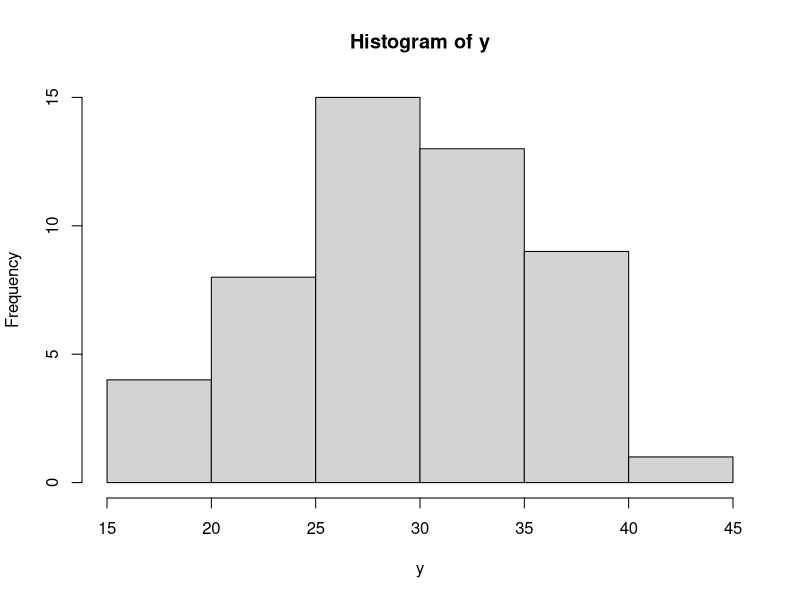
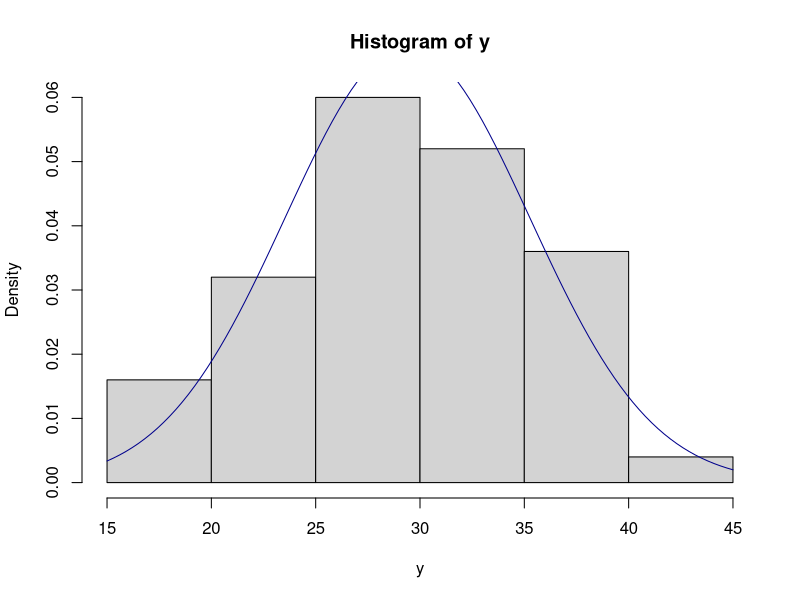
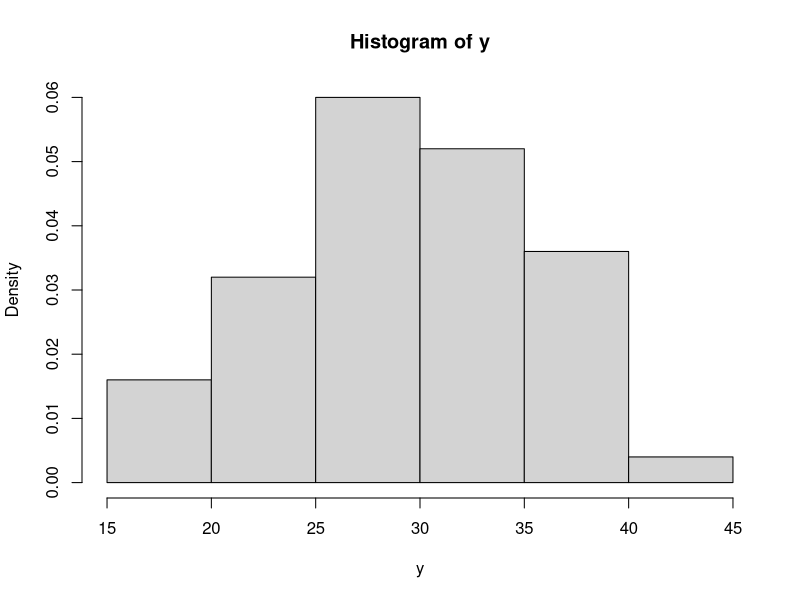
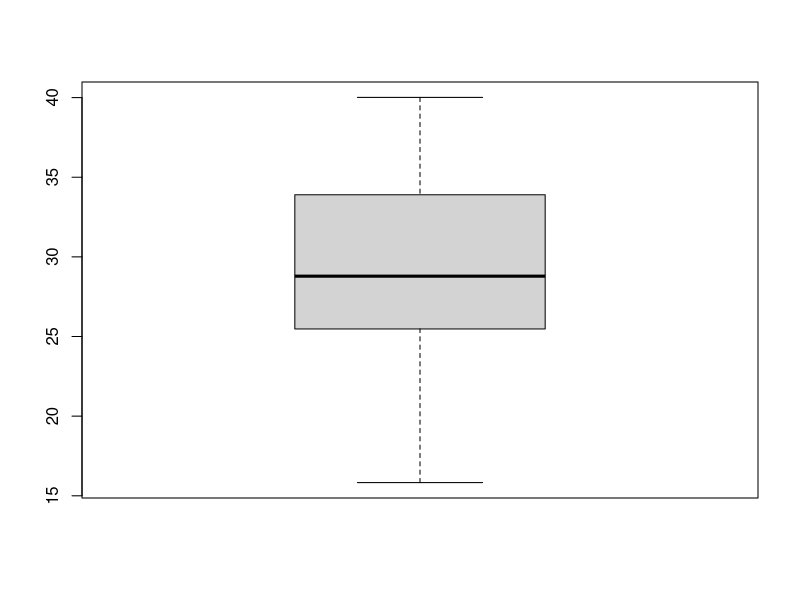
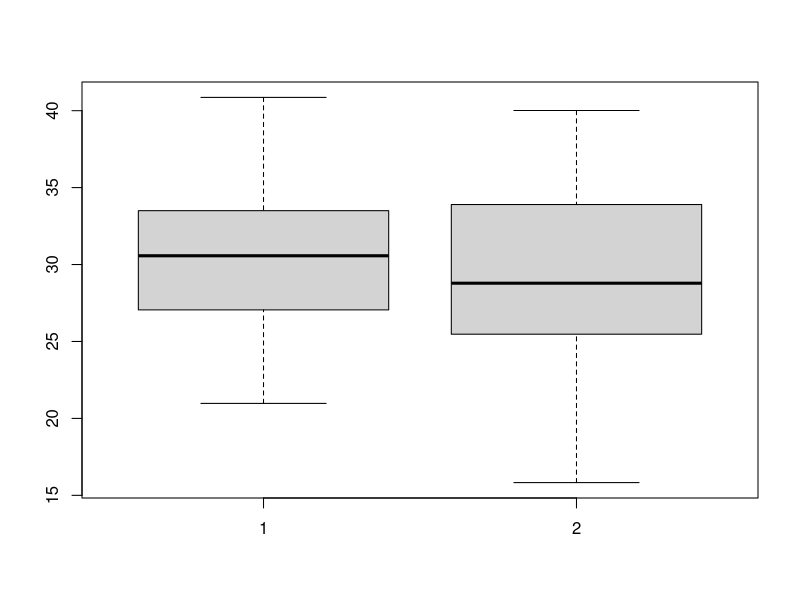
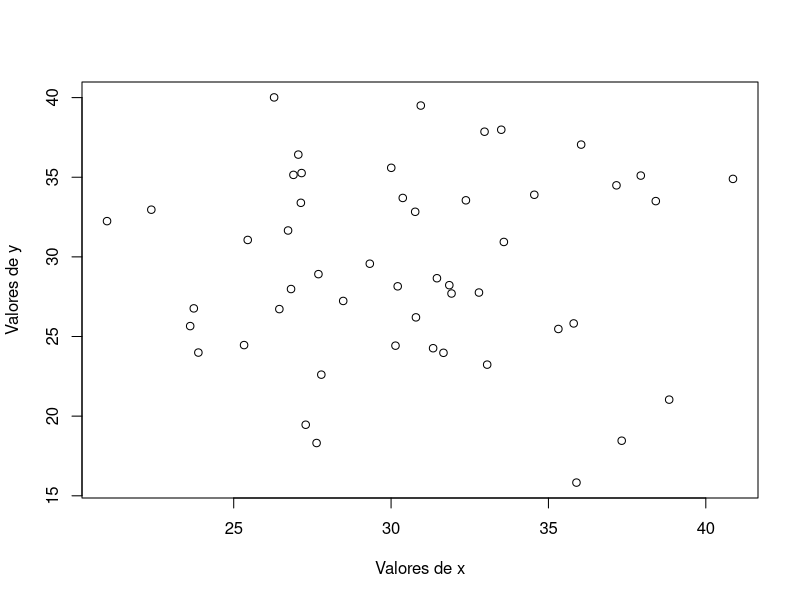
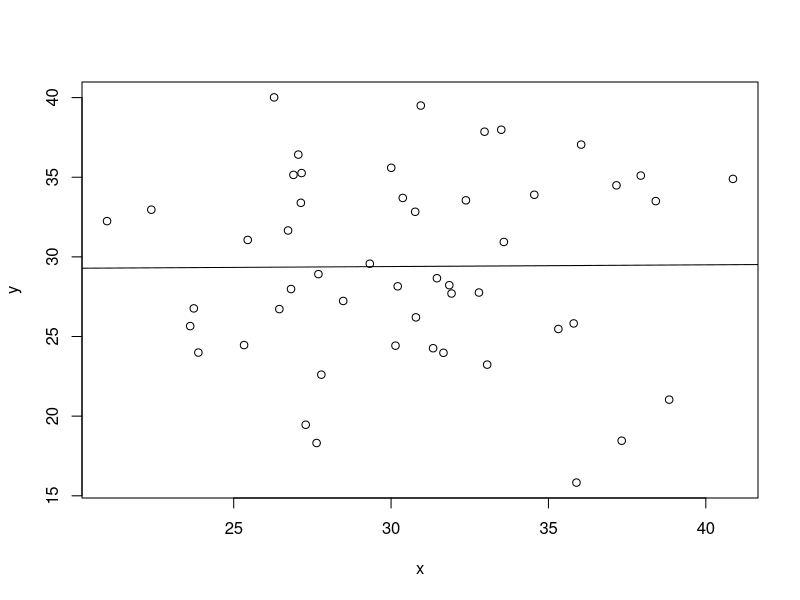

Write R code to recreate these figures, in order.
## ---- chunk 1
set.seed(1)
## ---- chunk 2
# Parametros del muestreo
df <- 30
n <- 50

# Muestreo
y <- rchisq(n = n, df = df)
y
## ---- chunk 3
# Parametros del muestreo
n <- 50
mu <- 30
sigma <- 5

# Muestreo
x <- rnorm(n, mean = mu, sd = sigma)
x
## ---- chunk 4
y.mean <- mean(y)
y.mean

y.sd <- sd(y)
y.sd

y.q1 <- quantile(y, 0.25)
y.q2 <- quantile(y, 0.5)
y.q3 <- quantile(y, 0.75)

y.q1
y.q2
y.q3
## ---- chunk 5
hist(y)
## ---- chunk 6
# Vuelvo a poner el histograma del ej. anterior
# Hago freq = FALSE para usar frecuencia relativa y no absoluta
# Tambien me serviria `hist(y, prob = TRUE)`
hist(y, freq = FALSE)

# Superpongo la curva de la densidad normal
curve(dnorm(x, mean = y.mean, sd = y.sd), col = "darkblue", add = TRUE)
## ---- chunk 7
# TODO -- no estoy nada seguro de esta
hist(y, prob = TRUE)
## ---- chunk 8
boxplot(y)
## ---- chunk 9
boxplot(x, y)
## ---- chunk 10
plot(x, y, ylab = "Valores de y", xlab = "Valores de x")
## ---- chunk 11
# Pongo todo en un dataframe para que sea mas sencillo realizar el ajuste
df <- data.frame(x = x, y = y)

# Aplico el ajuste usando el data frame anterior
mod <- lm(formula = y ~ x, data = df)
mod
## ---- chunk 12
# Empiezo haciendo el scatter plot
plot(x, y)

# Ahora añado la linea que me da el ajuste realizado
abline(mod)
## ---- chunk 13
# Simula el lanzamiento de `n` dados. Devuelve TRUE si en los `n` lanzamientos
# sale al menos un 6, y devuelve FALSE en otro caso
lanzamiento_dados <- function(n = 4) {
    # Simulamos los lanzamientos de n monedas de seis caras
    monedas <- 1:6
    lanzamientos <- sample(x = monedas, size = n, replace = TRUE)

    # Contamos el numero de lanzamientos en los que sale un 6
    lanzamientos_buenos <- length(which(lanzamientos == 6))

    # Devolvemos si al menos ha habido un lanzamiento bueno
    return(lanzamientos_buenos > 0)
}

lanzamiento_dados()
## ---- chunk 14
# Establecemos los parametros de la simulacion
simulaciones <- 1000
n <- 4

# Realizamos las simulaciones
resultados <- vector()
for(i in 1:simulaciones){
    resultados[i] <- lanzamiento_dados(n)
}

# Calculamos las simulaciones con exito y sin exito
exito <- sum(resultados)
fracaso <- sum(!resultados)

# Calculamos ahora la probabilidad
prob <- exito / (exito + fracaso)
prob

# Comparamos ese valor con el real
prob_real <- 1 - (5/6)^n
prob_real

# Realizamos una comparacion mas numerica
abs_err <- abs(prob - prob_real)
abs_err

perc_err <- abs_err / prob_real * 100
perc_err
